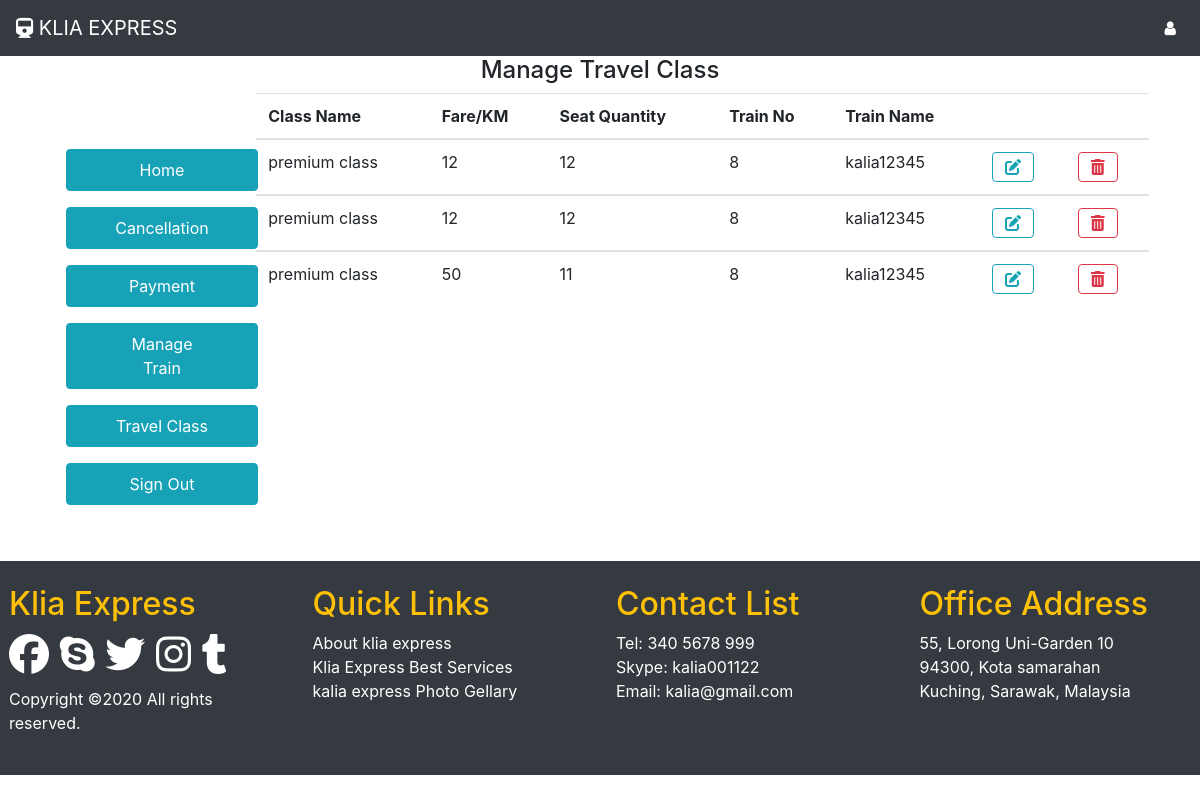
/manage.travel.class.php, run on the app's committed database.
### tables this page shows
CREATE TABLE `travel_class` (
  `class_id` int(11) NOT NULL,
  `class_name` varchar(100) NOT NULL,
  `fare` varchar(100) NOT NULL,
  `number_of_seats` varchar(100) NOT NULL,
  `train_no` varchar(100) NOT NULL,
  `train_name` varchar(100) NOT NULL
);

### classes/DB.php (called while the page is built, shortened)
<?php
class DB
{
	private $host = "localhost";
	private $user = "root";
	private $password = "";
	private $database = "oosd";
	function __construct(){
		$this->conn = new mysqli(
			$this->host,
			$this->user,
			$this->password,
			$this->database
		);
		$this->db = $this->conn;
	}
}
?>

### classes/TravelClass.php (called while the page is built, shortened)
<?php
class TravelClass extends Train
{
     public function view_travel_class($table){
        $array = array();
        $sql = "SELECT * FROM ".$table;
        $result = $this->db->query($sql);
        if ($result->num_rows > 0) {
            while($row = $result->fetch_assoc()) {
                $array[] = $row;
            }
            return $array;
        } else {
            return false;
        }
    }
}
?>

### manage.travel.class.php (the view, shortened to what this page needs)
<?php
 include ("login.header.php");
 ?>
 <!DOCTYPE html>
<html lang="en">
<head>
    <link rel="stylesheet" href="https://maxcdn.bootstrapcdn.com/bootstrap/4.4.1/css/bootstrap.min.css">
    <link rel="stylesheet" href="https://cdnjs.cloudflare.com/ajax/libs/font-awesome/4.7.0/css/font-awesome.min.css">
</head>
<body>
	<h4 class="text-center">Manage Travel Class</h4>
	<div class="row justify-content-center">
		<div class="col-sm-2 col-lg-2 my-5">
			<?php include("admin.sidebar.php") ?>
		</div>
		<div class="col-lg-9 col-sm-9">
			 <table class="table table-hover">
                            <thead>
                                <tr>
                                    <th>Class Name</th>
                                    <th>Fare/KM</th>
                                    <th>Seat Quantity</th>
                                    <th>Train No</th>
                                    <th>Train Name</th>
                                    <th></th>
                                    <th></th>
                                </tr>
                            </thead>
                            <?php
                        $travel = new TravelClass();
                        $data = $travel->view_travel_class("travel_class");
                        if (!empty($data)) {
                        foreach ($data as $key => $value) {
                        ?>
                            <tbody id="myTable">
                                <tr>
                                    <td><?php echo $value["class_name"];?></td>
                                    <td><?php echo $value["fare"];?></td>
                                    <td><?php echo $value["number_of_seats"];?></td>
                                    <td><?php echo $value["train_no"];?></td>
                                    <td><?php echo $value["train_name"];?></td>
                                    <td>
                                        <a href="update.travel.class.php?class_id=<?php echo $value['class_id'];?>" class="btn btn-outline-info"><i class="fas fa-edit"></i></a>
                                    </td>
                                    <td>
                                        <a href="manage.travel.class.php?class_id=<?php echo $value['class_id'];?>" class="btn btn-outline-danger"><i class="fas fa-trash-alt"></i></a>
                                    </td>
                                </tr>
                            </tbody>
                            <?php
                        }
                       }
                   ?>
                        </table>
		</div>
	</div>
    <?php
       include("footer.php");
    ?>
</body>
</html>

### manage.travel.class.php (style rules this page uses)
body { font-family: 'Times New Roman', Times, serif; overflow-x: hidden; }

### data on the page
travel_class: class_name "premium class", fare "12", number_of_seats "12", train_no "8", train_name "kalia12345"
travel_class: class_name "premium class", fare "12", number_of_seats "12", train_no "8", train_name "kalia12345"
travel_class: class_name "premium class", fare "50", number_of_seats "11", train_no "8", train_name "kalia12345"
